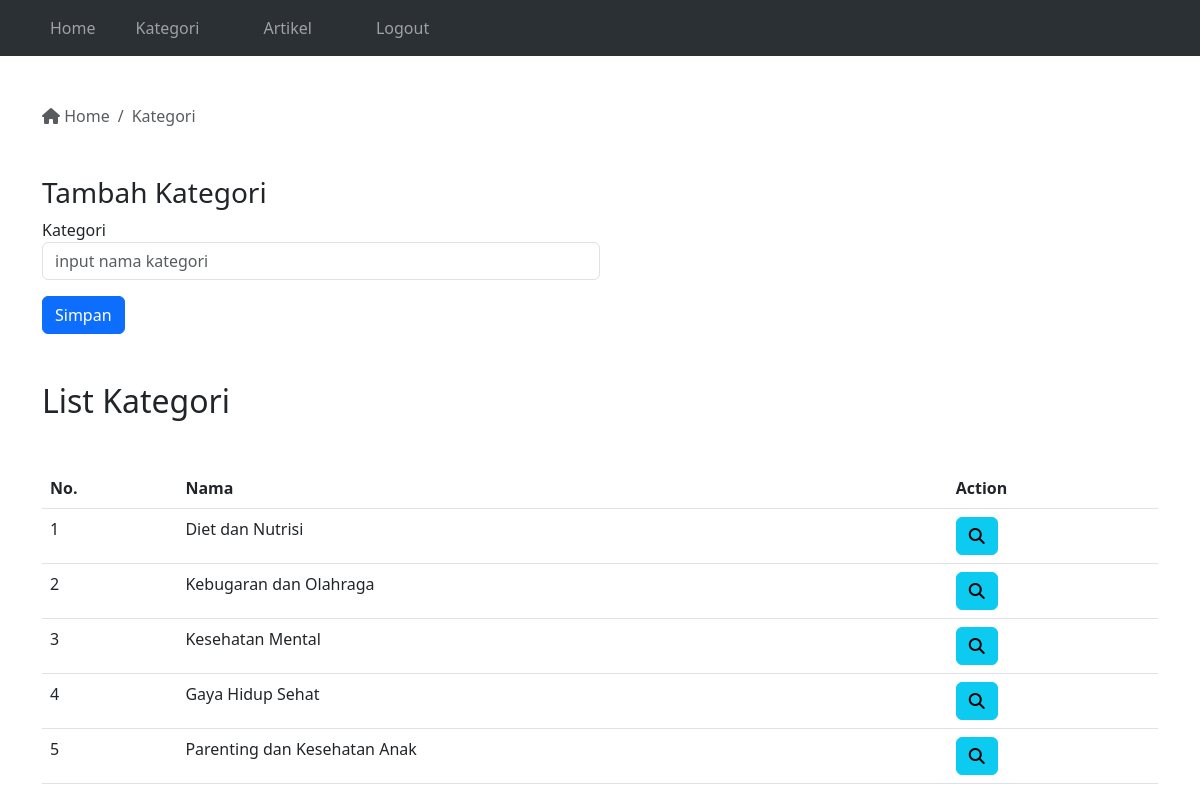
Page /adminpanel/kategori.php (signed in) on the committed database.
### tables this page shows
CREATE TABLE `kategori` (
  `id` int NOT NULL,
  `nama` varchar(100) DEFAULT NULL
);

### adminpanel/kategori.php (the view, shortened to what this page needs)
<?php
  require "../inc/koneksi.php";
  $queryKategori = mysqli_query($conn, "SELECT * FROM Kategori");
  $jumlahKategori =mysqli_num_rows($queryKategori);
?>
<!DOCTYPE html>
<html lang="en">
<head>
  <link href="https://cdn.jsdelivr.net/npm/bootstrap@5.3.0-alpha3/dist/css/bootstrap.min.css" rel="stylesheet">
  <link rel="stylesheet" href="https://cdnjs.cloudflare.com/ajax/libs/font-awesome/6.2.0/css/all.min.css"
 />
</head>
<body>
  <nav class="navbar navbar-expand-lg bg-body-tertiary" data-bs-theme="dark">
  <div class="container">
    <div class="collapse navbar-collapse" id="navbarNav">
      <ul class="navbar-nav">
        <li class="nav-item me-4">
          <a class="nav-link" href="../adminpanel">Home</a>
        </li>
        <li class="nav-item me-5">
          <a class="nav-link" href="kategori.php">Kategori</a>
        </li>
        <li class="nav-item me-5">
          <a class="nav-link" href="artikel.php">Artikel</a>
        </li>
        <li class="nav-item me-5">
          <a class="nav-link" href="logout.php">Logout</a>
        </li>
      </ul>
    </div>
  </div>
  </nav>
  <div class="container mt-5">
    <nav aria-label="breadcrumb">
      <ol class="breadcrumb">
        <li class="breadcrumb-item active" aria-current="page">
          <a href="../adminpanel" class="no-decoration text-muted">
            <i class="fas fa-home"></i> Home
          </a>
        </li>
        <li class="breadcrumb-item active" aria-current="page">
          Kategori
        </li>
      </ol>
    </nav>
    <div class="my-5 col-12 col-md-6">
      <h3>Tambah Kategori</h3>
    <form action="" method="post">
      <div>
        <label for="kategori">Kategori</label>
        <input type="text" id="kategori" name="kategori" placeholder="input nama kategori" class="form-control">
      </div>
      <div class="mt-3">
        <button class="btn btn-primary" type="submit" name="simpankategori">Simpan</button>
      </div>
  </form>
    </div>
    <div class="mt-3">
      <h2>List Kategori</h2>
      <div class="table-resvonsive mt-5">
        <table class="table">
          <thead>
            <tr>
              <th>No.</th>
              <th>Nama</th>
              <th>Action</th>
            </tr>
          </thead>
          <tbody>
            <?php
              if($jumlahKategori==0){
            ?>
            <tr>
              <td colspan="3" class="text-center">Data Kategori tidak tersedia</td>
            </tr>
            <?php
              }else{
                $jumlah = 1;
                while($data = mysqli_fetch_array($queryKategori)){
            ?>
              <tr>
                <td><?php echo $jumlah; ?></td>
                <td><?php echo $data["nama"]; ?></td>
                <td><a href="kategori-detail.php?p= <?php echo $data['id']; ?>" class="btn btn-info"><i class="fas fa-search"></i></a></td>
              </tr>
            <?php
                $jumlah++;
                }
              }
            ?>
          </tbody>
        </table>
      </div>
    </div>
  </div>
</body>
</html>

### adminpanel/kategori.php (style rules this page uses)
.no-decoration { text-decoration: none; }

### rows in the picture
kategori: nama "Diet dan Nutrisi"
kategori: nama "Kebugaran dan Olahraga"
kategori: nama "Kesehatan Mental"
kategori: nama "Gaya Hidup Sehat"
kategori: nama "Parenting dan Kesehatan Anak"
